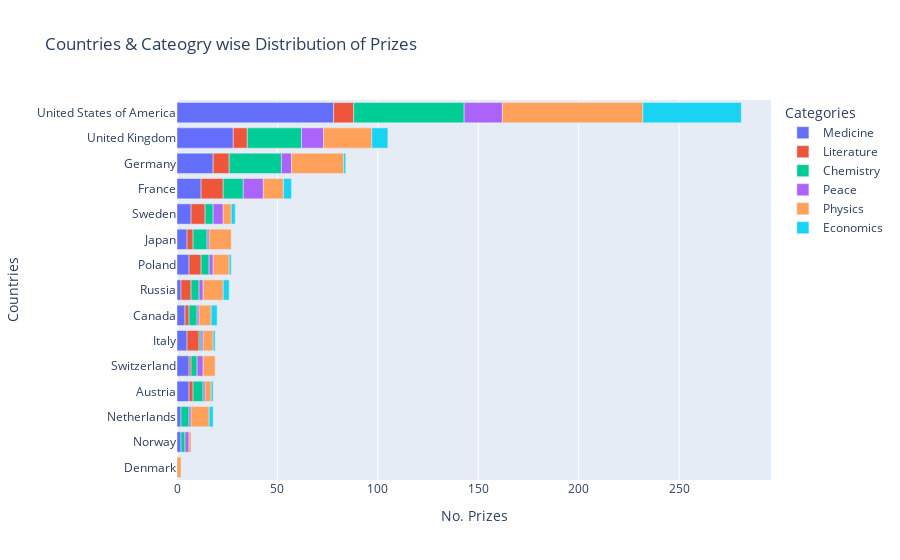

Write notebook code for a chart like this one.
### Markdown cell above
### Country Bar Chart with Prize Category

### Code cell
country_category_df = df_data.groupby(
    ["birth_country_current", "category"], as_index=False
).agg({"prize": pd.Series.count})

# Merging the DataFrame:
merged_df = pd.merge(country_category_df, top_20_countries, on="birth_country_current")
merged_df.columns = ["birth_country_current", "category", "cat_prize", "total_prize"]
merged_df.sort_values(by="total_prize", ascending=False, inplace=True)


# Setting Coordinates:
DF = merged_df[:80]
XCOR = "cat_prize"
YCOR = "birth_country_current"

# Setting Labels:
TITLE = "Countries & Cateogry wise Distribution of Prizes"
XLABEL = "No. Prizes"
YLABEL = "Countries"


bar = px.bar(
    data_frame=DF,
    x=XCOR,
    y=YCOR,
    color="category",
    title=TITLE,
)
bar.update_layout(
    xaxis_title=XLABEL,
    yaxis_title=YLABEL,
    yaxis=dict({"categoryorder": "total ascending"}),
    legend_title_text="Categories",
)

bar.show()

### Figure 1 — Plotly figure (JSON) as saved in the notebook; plotly's stock layout.template omitted (floating-point values rounded to 4 significant figures)
{"data": [{"alignmentgroup": "True", "hovertemplate": "category=Medicine<br>cat_prize=%{x}<br>birth_country_current=%{y}<extra></extra>", "legendgroup": "Medicine", "marker": {"color": "#636efa", "pattern": {"shape": ""}}, "name": "Medicine", "offsetgroup": "Medicine", "orientation": "h", "showlegend": true, "textposition": "auto", "type": "bar", "x": [78, 28, 18, 12, 7, 6, 5, 2, 4, 6, 5, 2, 6, 2], "xaxis": "x", "y": ["United States of America", "United Kingdom", "Germany", "France", "Sweden", "Poland", "Japan", "Russia", "Canada", "Switzerland", "Italy", "Netherlands", "Austria", "Norway"], "yaxis": "y"}, {"alignmentgroup": "True", "hovertemplate": "category=Literature<br>cat_prize=%{x}<br>birth_country_current=%{y}<extra></extra>", "legendgroup": "Literature", "marker": {"color": "#EF553B", "pattern": {"shape": ""}}, "name": "Literature", "offsetgroup": "Literature", "orientation": "h", "showlegend": true, "textposition": "auto", "type": "bar", "x": [10, 7, 8, 11, 7, 6, 3, 5, 2, 1, 6, 2], "xaxis": "x", "y": ["United States of America", "United Kingdom", "Germany", "France", "Sweden", "Poland", "Japan", "Russia", "Canada", "Switzerland", "Italy", "Austria"], "yaxis": "y"}, {"alignmentgroup": "True", "hovertemplate": "category=Chemistry<br>cat_prize=%{x}<br>birth_country_current=%{y}<extra></extra>", "legendgroup": "Chemistry", "marker": {"color": "#00cc96", "pattern": {"shape": ""}}, "name": "Chemistry", "offsetgroup": "Chemistry", "orientation": "h", "showlegend": true, "textposition": "auto", "type": "bar", "x": [55, 27, 26, 10, 4, 4, 7, 4, 4, 3, 1, 4, 5, 2], "xaxis": "x", "y": ["United States of America", "United Kingdom", "Germany", "France", "Sweden", "Poland", "Japan", "Russia", "Canada", "Switzerland", "Italy", "Netherlands", "Austria", "Norway"], "yaxis": "y"}, {"alignmentgroup": "True", "hovertemplate": "category=Peace<br>cat_prize=%{x}<br>birth_country_current=%{y}<extra></extra>", "legendgroup": "Peace", "marker": {"color": "#ab63fa", "pattern": {"shape": ""}}, "name": "Peace", "offsetgroup": "Peace", "orientation": "h", "showlegend": true, "textposition": "auto", "type": "bar", "x": [19, 11, 5, 10, 5, 2, 1, 2, 1, 1, 3, 1, 1, 2], "xaxis": "x", "y": ["United States of America", "United Kingdom", "Germany", "France", "Sweden", "Poland", "Japan", "Russia", "Canada", "Italy", "Switzerland", "Austria", "Netherlands", "Norway"], "yaxis": "y"}, {"alignmentgroup": "True", "hovertemplate": "category=Physics<br>cat_prize=%{x}<br>birth_country_current=%{y}<extra></extra>", "legendgroup": "Physics", "marker": {"color": "#FFA15A", "pattern": {"shape": ""}}, "name": "Physics", "offsetgroup": "Physics", "orientation": "h", "showlegend": true, "textposition": "auto", "type": "bar", "x": [70, 24, 26, 10, 4, 8, 11, 10, 6, 6, 5, 3, 9, 2, 1], "xaxis": "x", "y": ["United States of America", "United Kingdom", "Germany", "France", "Sweden", "Poland", "Japan", "Russia", "Canada", "Switzerland", "Italy", "Austria", "Netherlands", "Denmark", "Norway"], "yaxis": "y"}, {"alignmentgroup": "True", "hovertemplate": "category=Economics<br>cat_prize=%{x}<br>birth_country_current=%{y}<extra></extra>", "legendgroup": "Economics", "marker": {"color": "#19d3f3", "pattern": {"shape": ""}}, "name": "Economics", "offsetgroup": "Economics", "orientation": "h", "showlegend": true, "textposition": "auto", "type": "bar", "x": [49, 8, 1, 4, 2, 1, 3, 3, 1, 2, 1], "xaxis": "x", "y": ["United States of America", "United Kingdom", "Germany", "France", "Sweden", "Poland", "Russia", "Canada", "Italy", "Netherlands", "Austria"], "yaxis": "y"}], "layout": {"barmode": "relative", "legend": {"title": {"text": "Categories"}, "tracegroupgap": 0}, "title": {"text": "Countries & Cateogry wise Distribution of Prizes"}, "xaxis": {"anchor": "y", "domain": [0, 1], "title": {"text": "No. Prizes"}}, "yaxis": {"anchor": "x", "categoryorder": "total ascending", "domain": [0, 1], "title": {"text": "Countries"}}}}
